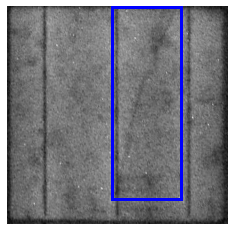
#> input picture Crack_A.png, 235 x 231 px, given in place of Serie_1_ImageGS_-10_4081_Cell_Row1_Col_1.png, which was not available
$ python defect_mini_img.py
#> lines starting #> are read from the running program, lines starting #| are printed output that depends on the picture; after the words box and inside, x2 and y2 are one past the last pixel; in counts of white or black regions, pixels touching at a corner belong together; pictures that were not available may be replaced by others from this repository, and a replacement may not be noted
### scripts/preprocessing/preprocessing.py
#Get pictures

import matplotlib.pyplot as plt
import matplotlib.image as mpimg
import scipy.io
import numpy as np
import os

# Display PNG file
direc = r"C:\Users\Marcu\OneDrive - Danmarks Tekniske Universitet\DTU\6. Semester\Bachelorprojekt\Bachelor-project--defect-detection-on-solar-panels"


#%% show image
img = mpimg.imread(direc + 'data/CellsFrSerie1_10_4081/Serie_1_ImageGS_-10_4081_Cell_Row1_Col_1.png')
#> img is the input picture: shape (231, 235, 4) float32; mean R, G, B, A 0.477, 0.477, 0.506, 1

plt.hist(img.ravel(), bins=256, range=(0.0, 1.0), fc='k', ec='k') #calculating histogram
threshold = 0.3
plt.show()
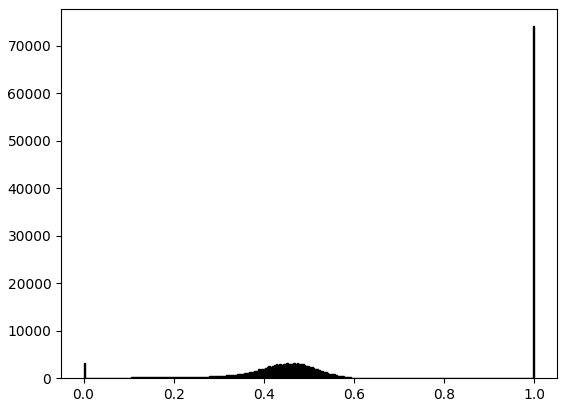
#> figure drawn by matplotlib, 1 panel; tallest bar 74172 high, from x = 0.996 to 1


binimg = img.copy()
background = np.where(img<threshold)
black = np.where(img>=threshold)
binimg[background] = 0
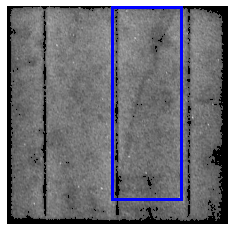
#> binimg: shape (231, 235, 4) float32; 8.9% of pixels changed, all inside (x1, y1, x2, y2) = (7, 6, 228, 224)
binimg[black] = 1
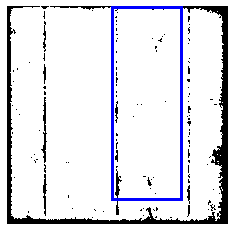
#> binimg: shape (231, 235, 4) float32; mean R, G, B, A 0.882, 0.882, 0.911, 1


imgnm = plt.imshow(img,cmap='gray')

x_axis = imgnm.axes.get_xaxis()
#x_axis.set_visible(False)

y_axis = imgnm.axes.get_yaxis()
#y_axis.set_visible(False)

plt.show()


#%% Blob-analysis
import sys
sys.path.insert(1, direc+'scripts')
from functions import *

N = 12
tol = 0.1
p = 0.2
N = 6
tol = 0.5
#mask = grassfire(img,N,p)
#> (the run stopped early here; a loop or call above may not have finished)

$ run again, on Trash_Crack_B.png
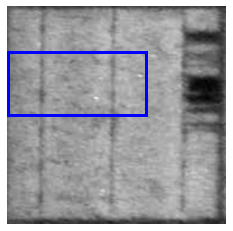
#> input picture Trash_Crack_B.png, 233 x 231 px, given in place of Serie_1_ImageGS_-10_4081_Cell_Row1_Col_1.png, which was not available
#> img is the input picture: shape (231, 233, 4) float32; mean R, G, B, A 0.604, 0.604, 0.626, 1
#> `plt.show()`:
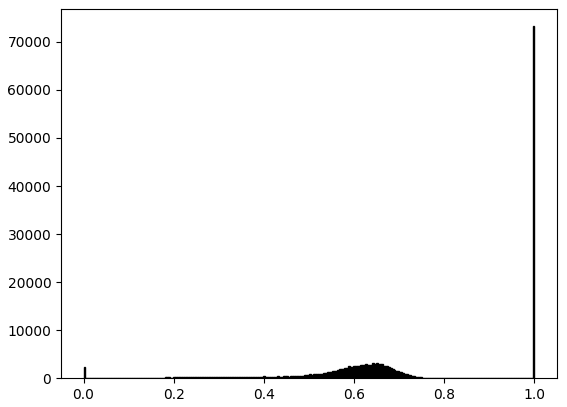
#> figure drawn by matplotlib, 1 panel; tallest bar 73272 high, from x = 0.996 to 1
#> `binimg[black] = 1`:
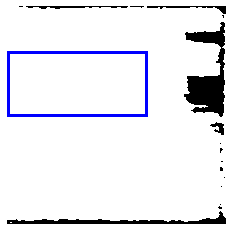
#> binimg: shape (231, 233, 4) float32; mean R, G, B, A 0.917, 0.917, 0.94, 1
